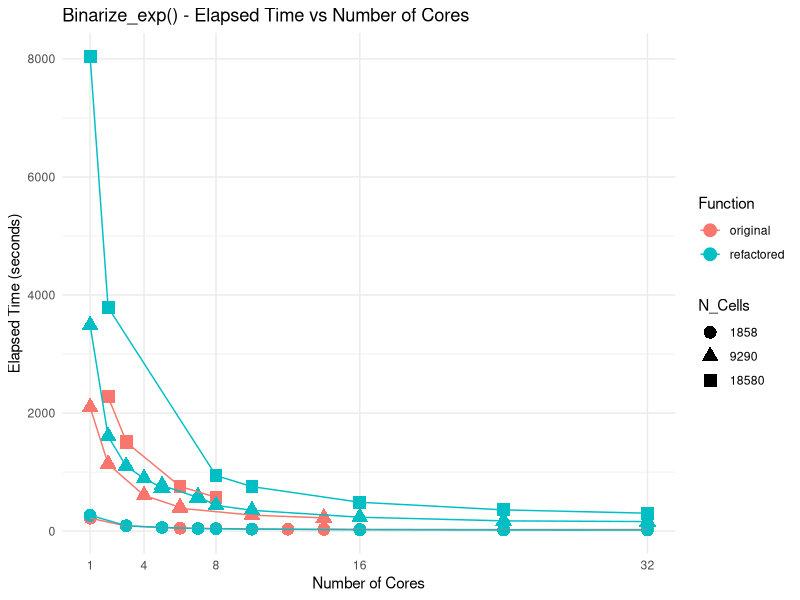
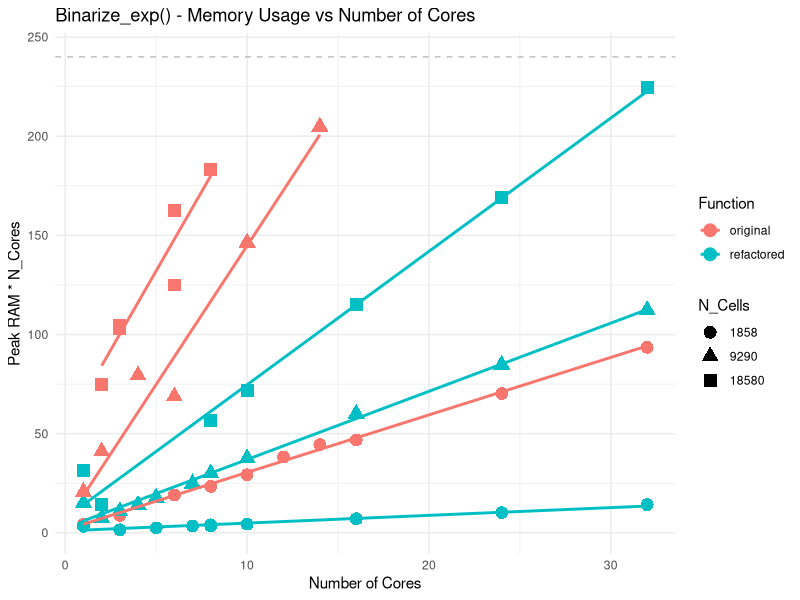
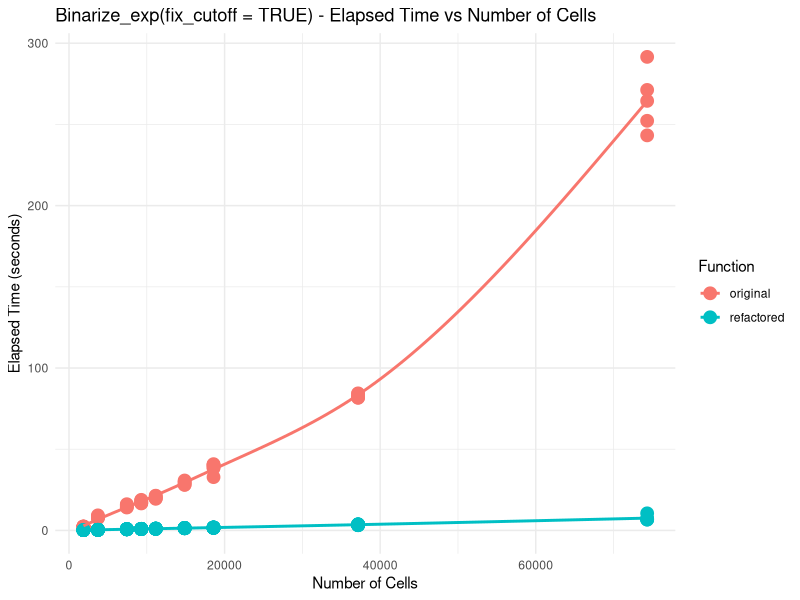
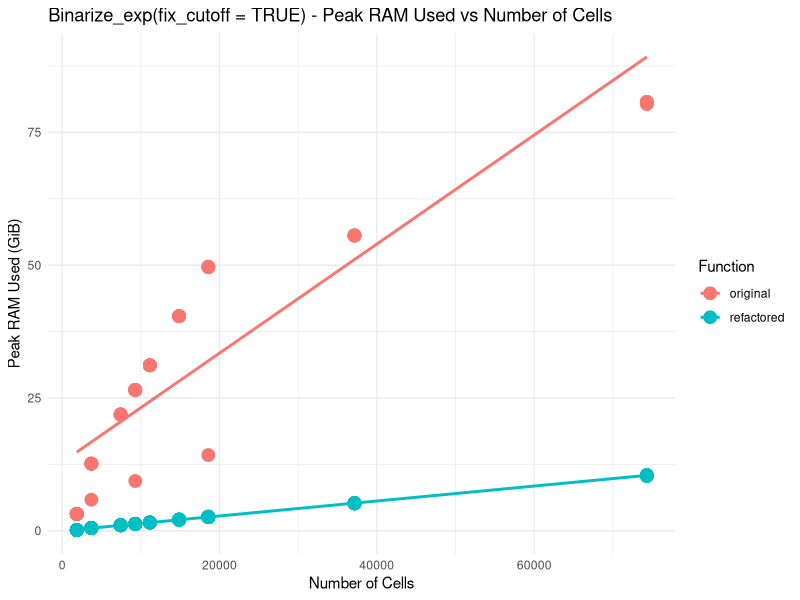
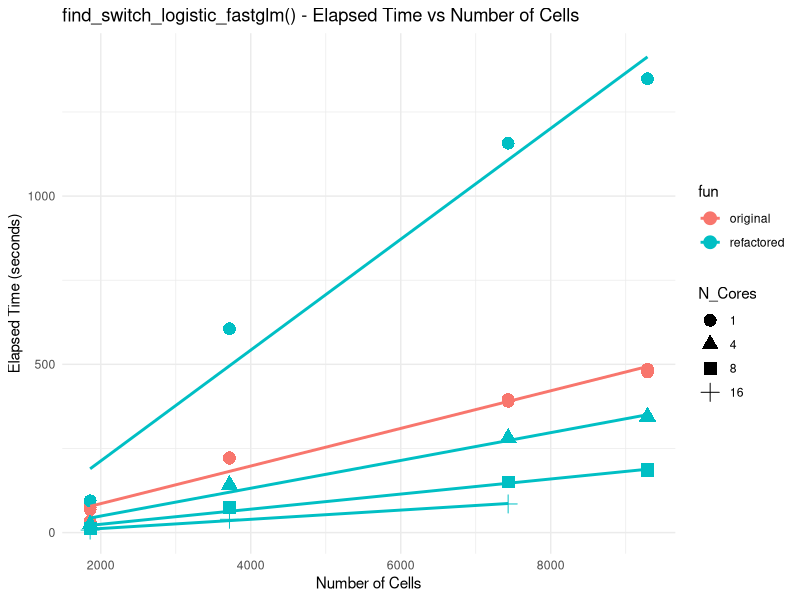
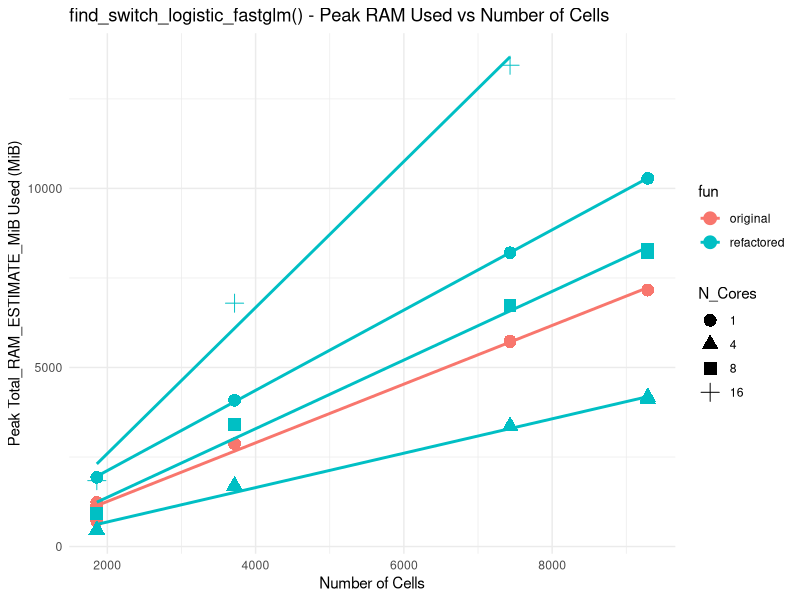
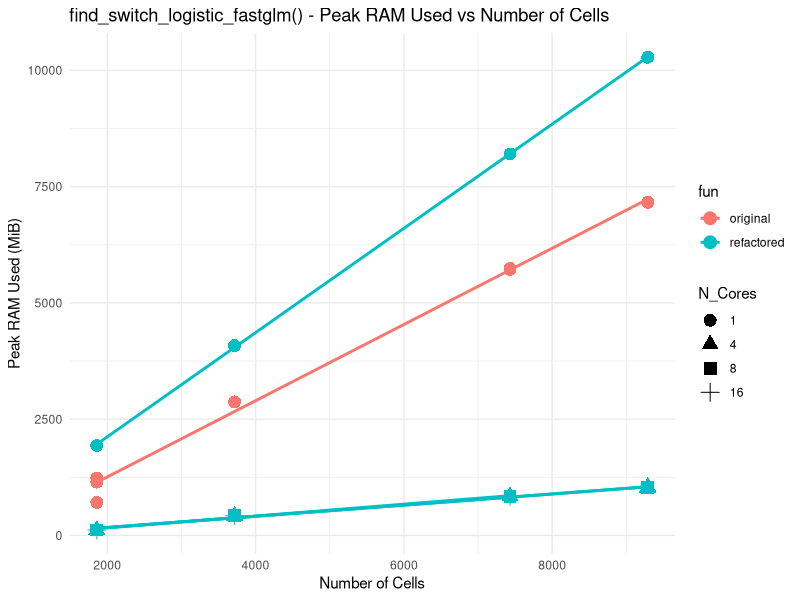

Generate these figures, in order, with R:
# this script will plot the runtime of the different functions
library(ggplot2)

# load data
runtimes <- read.csv("runtimes.csv")

# runtimes
str(runtimes)
# 'data.frame':   541 obs. of  13 variables:
#  $ Function          : chr  "binarize_exp(current_sce, ncores = 1)" "binarize_exp(current_sce, ncores = 3)" "binarize_exp(current_sce, ncores = 8)" "binarize_exp(current_sce, ncores = 16)" ...
#  $ N_Cores           : int  1 3 8 16 24 32 64 NA NA 1 ...
#  $ Fix_Cutoff        : logi  NA NA NA NA NA NA ...
#  $ Downsample        : logi  NA NA NA NA NA NA ...
#  $ N_Genes           : Factor w/ 8 levels "14759","14826",..: 3 3 3 3 3 3 3 3 3 3 ...
#  $ N_Cells           : Factor w/ 10 levels "1858","3716",..: 1 1 1 1 1 1 1 1 1 1 ...
#  $ User_Time         : logi  NA NA NA NA NA NA ...
#  $ System_Time       : logi  NA NA NA NA NA NA ...
#  $ Elapsed_Time      : num  219.6 87.1 44.4 30.2 26.5 ...
#  $ Total_RAM_Used_MiB: num  215 215 215 215 215 ...
#  $ Peak_RAM_Used_MiB : num  4325 2997 2996 2998 2995 ...
#  $ fun               : Factor w/ 6 levels "glm","glm2","glm_parallel",..: 4 4 4 4 4 4 4 1 1 6 ...
#  $ Peak_RAM_Used_GiB : num  4.22 2.93 2.93 2.93 2.93 ...

# make a column called fun which contains short function name without the parameters, for example "bin_exp" instead of "binarize_exp(current_sce, ncores = 1)"
runtimes$fun <- gsub("\\(.*\\)", "", runtimes$Function)
runtimes$fun <- gsub("binarize_exp_pbmclapply", "refactored", runtimes$fun)
runtimes$fun <- gsub("binarize3_exp", "Arefactored", runtimes$fun)
runtimes$fun <- gsub("binarize_exp", "original", runtimes$fun)

# convert Peak_RAM_Used_MiB to Peak_RAM_Used_GiB
runtimes$Peak_RAM_Used_GiB <- runtimes$Peak_RAM_Used_MiB / 1024

# make N_Genes and N_Cells and fun catagorical variables
runtimes$fun <- as.factor(runtimes$fun)

# plot how fun: original and refactored 's elapsed time changes with number of cores
tmp <- runtimes[runtimes$fun %in% c("original", "refactored"), ]

# only keep where N_Cells is 1858, 9290, 18580
tmp <- tmp[tmp$N_Cells %in% c(1858, 9290, 18580), ]

# set N cores to numeric so x axis is continuous
tmp$N_Cores <- as.numeric(as.character(tmp$N_Cores))
# set ncells to catagorical so shape is discrete
tmp$N_Cells <- as.factor(tmp$N_Cells)

# remove rows where N_Cores is 64
tmp <- tmp[tmp$N_Cores != 64, ]
#remove where n cells is NA
tmp <- tmp[!is.na(tmp$N_Cells), ]
png(filename = "binarize_runtime_VS_Ncores.png", width = 10, height = 8, units = "in", res = 300)
ggplot(tmp, aes(x = N_Cores, y = Elapsed_Time, color=fun, shape=N_Cells)) +
    geom_point(size = 4) +
    geom_line() +
    scale_x_continuous(breaks = c(1, 4, 8, 16, 32), limits = c(1, NA)) +
    labs(color = "Function", 
         title = "Binarize_exp() - Elapsed Time vs Number of Cores",
             x = "Number of Cores",
             y = "Elapsed Time (seconds)") +
    theme_minimal() +
    theme(panel.grid.minor.x = element_blank())
dev.off()



# this time plot RAM*Ncores
# multiplying by N_Cores gives an estimate of the total memory used across all cores,
# this is a pessamistic estimate as mcapply will not coppy the entire object to each core.

# return n cores to numeric
tmp$N_Cores <- as.numeric(as.character(tmp$N_Cores))

tmp$RAM_Ncores <- tmp$Peak_RAM_Used_GiB * tmp$N_Cores
png(filename = "binarize_memory_Ncores_VS_cpu.png", width = 10, height = 8, units = "in", res = 300)
ggplot(tmp, aes(x = N_Cores, y = RAM_Ncores, color=fun, shape = N_Cells)) +
  geom_point(size = 4) +
  geom_smooth(method = "lm", se = FALSE, aes(group = interaction(fun, N_Cells))) +
  geom_hline(yintercept=240, linetype="dashed", color="grey") + 
  labs(color = "Function",
       title = "Binarize_exp() - Memory Usage vs Number of Cores",
       x = "Number of Cores",
       y = "Peak RAM * N_Cores") +
    theme_minimal()
dev.off()



# plot the elapsed time where fix_cutoff is TRUE
# use N cells as x axis and color bin and bin3
tmp <- runtimes[runtimes$fun %in% c("original", "Arefactored") & runtimes$Fix_Cutoff == TRUE, ]
tmp$fun <- gsub("Arefactored", "refactored", tmp$fun)
# set N-cells to numeric so x axis is continuous
tmp$N_Cells <- as.numeric(as.character(tmp$N_Cells))

# remove rows where cutoff is NA
tmp <- tmp[!is.na(tmp$Fix_Cutoff), ]
# remove the rows where N_Cells is 185800
tmp <- tmp[tmp$N_Cells != 185800, ]

png(filename = "binarize_runtime_VS_Ncells_fix_cutoff.png", width = 10, height = 8, units = "in", res = 300)  
ggplot(tmp, aes(x = N_Cells, y = Elapsed_Time, color=fun)) +
  geom_point(size = 4) +
  geom_smooth(method = "gam", formula = y ~ s(x, k = 9), se = FALSE, aes(group = fun)) +
  labs(color = "Function",
       title = "Binarize_exp(fix_cutoff = TRUE) - Elapsed Time vs Number of Cells",
       x = "Number of Cells",
       y = "Elapsed Time (seconds)") +
  theme_minimal()
dev.off()

# plot the peak RAM usage where fix_cutoff is TRUE
png(filename = "binarize_memory_VS_Ncells_fix_cutoff.png", width = 10, height = 8, units = "in", res = 300)
ggplot(tmp, aes(x = N_Cells, y = Peak_RAM_Used_GiB, color=fun)) +
  geom_point(size = 4) +
  geom_smooth(method = "lm", se = FALSE, aes(group = fun)) +
  labs(color = "Function",
       title = "Binarize_exp(fix_cutoff = TRUE) - Peak RAM Used vs Number of Cells",
       x = "Number of Cells",
       y = "Peak RAM Used (GiB)") +
  theme_minimal()
dev.off()


# plot the elapsed time of glm and glm2 

# subset the data to only include glm and glm2
GLMruntimes <- runtimes[runtimes$fun %in% c("find_switch_logistic_fastglm", "find_switch_logistic_fastglm_parallel"), ]

GLMruntimes$fun <- gsub("find_switch_logistic_fastglm_parallel", "refactored", GLMruntimes$fun)
GLMruntimes$fun <- gsub("find_switch_logistic_fastglm", "original", GLMruntimes$fun)


# remove rows where N_Cells is NA
GLMruntimes <- GLMruntimes[!is.na(GLMruntimes$N_Cells), ]
# make sure n cells is numeric
GLMruntimes$N_Cells <- as.numeric(as.character(GLMruntimes$N_Cells))
# remove n cells above 10000
GLMruntimes <- GLMruntimes[GLMruntimes$N_Cells <= 10000, ]

# set n cores to categorical so shape is discrete
GLMruntimes$N_Cores <- as.factor(GLMruntimes$N_Cores)

# where N_Cores is NA, set to 1
GLMruntimes$N_Cores[is.na(GLMruntimes$N_Cores)] <- 1

# filter for downsample TRUE
GLMruntimes <- GLMruntimes[GLMruntimes$Downsample == FALSE, ]
# remove rows where N_Cores is 2
GLMruntimes <- GLMruntimes[GLMruntimes$N_Cores != 2, ]


# x axis is N cells and color is fun
png(filename = "glm_runtime_VS_Ncells.png", width = 10, height = 8, units = "in", res = 300)
ggplot(GLMruntimes, aes(x = N_Cells, y = Elapsed_Time, color=fun, shape= N_Cores)) +
  geom_point(size = 4) +
  geom_smooth(method = "lm", se = FALSE, aes(group = interaction(fun, N_Cores))) +
  labs(title = "find_switch_logistic_fastglm() - Elapsed Time vs Number of Cells",
       x = "Number of Cells",
       y = "Elapsed Time (seconds)") + 
    theme_minimal()
dev.off()

#set N_Cores to numeric so we can multiply by it
GLMruntimes$N_Cores <- as.numeric(as.character(GLMruntimes$N_Cores))
# make a new column called Total_RAM_ESTIMATE_MiB which is Total_RAM_Used_GiB * N_Cores
GLMruntimes$Total_RAM_ESTIMATE_MiB <- GLMruntimes$Peak_RAM_Used_MiB * GLMruntimes$N_Cores

# set n cores back to factor
GLMruntimes$N_Cores <- as.factor(GLMruntimes$N_Cores)
# plot the memory usage of glm and glm2 
png(filename = "glm_memory_VS_Ncells.png", width = 10, height = 8, units = "in", res = 300)
ggplot(GLMruntimes, aes(x = N_Cells, y = Total_RAM_ESTIMATE_MiB, color=fun, shape= N_Cores)) +
  geom_point(size = 4) +
  geom_smooth(method = "lm",  se = FALSE, aes(group = interaction(fun, N_Cores))) +
  labs(title = "find_switch_logistic_fastglm() - Peak RAM Used vs Number of Cells",
       x = "Number of Cells",
       y = "Peak Total_RAM_ESTIMATE_MiB Used (MiB)") +
    theme_minimal()
dev.off()



# plot the memory usage of glm and glm2 
png(filename = "tmp.png", width = 10, height = 8, units = "in", res = 300)
ggplot(GLMruntimes, aes(x = N_Cells, y = Peak_RAM_Used_MiB, color=fun, shape= N_Cores)) +
  geom_point(size = 4) +
  geom_smooth(method = "lm",  se = FALSE, aes(group = interaction(fun, N_Cores))) +
  labs(title = "find_switch_logistic_fastglm() - Peak RAM Used vs Number of Cells",
       x = "Number of Cells",
       y = "Peak RAM Used (MiB)") +
    theme_minimal()
dev.off()
